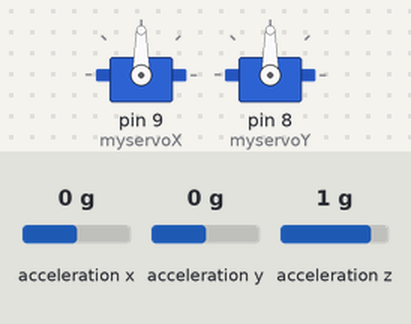
Bench run of a sketch on a simulated Arduino Uno, built with avr-gcc and run on an emulated ATmega328P. Parts: 2 × servo. The inputs (shaded band) are chosen by the test bench; at power-on: acceleration x 0 g, acceleration y 0 g, acceleration z 1 g.

Above: at 1.2 s.
1.3 s: acceleration x set to 0.8 g
At 3.0 s:
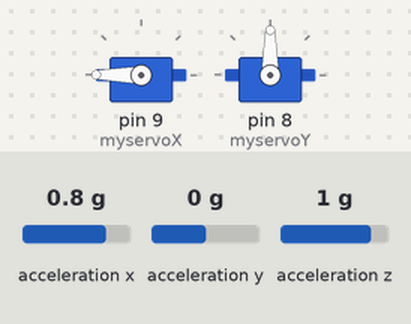
4.3 s: acceleration y set to 1.4 g
At 4.46 s:
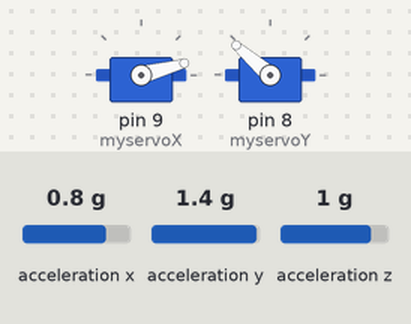
7.3 s: acceleration y set to 0 g
At 7.98 s:
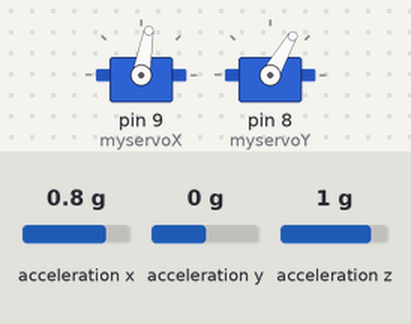
10.3 s: acceleration x set to -1.4 g
13.3 s: acceleration y set to -0.8 g
At 14.97 s:
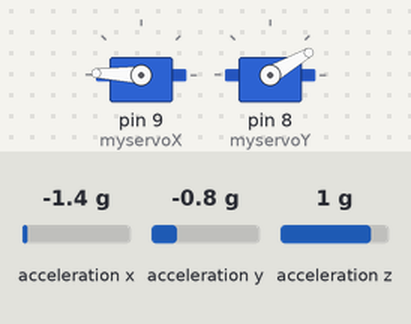
16.3 s: acceleration x set to 1.4 g
Timing chart, 0 to 22.1 s (numbered marks = the images above; inputs shaded):
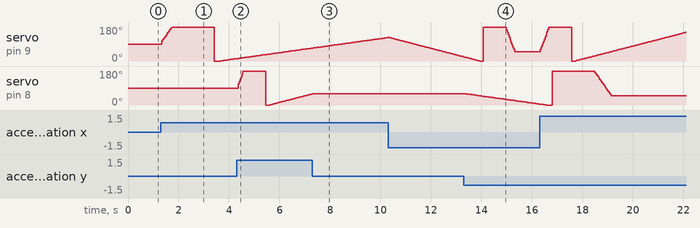

The sketch:

gyroplatform.ino
```cpp
#include <Wire.h>
#include <Servo.h>
#include <Adafruit_Sensor.h>
#include <Adafruit_ADXL345_U.h>

/* Assign a unique ID to this sensor at the same time */
Adafruit_ADXL345_Unified accel = Adafruit_ADXL345_Unified(12345);

Servo myservoX;
Servo myservoY;

int posx = 100;
int posy = 100;
float sumx = 0;
float sumy = 0;
float diffx = 0;
float diffy = 0;
const int MINX = 50;
const int MAXX = 150;
const int STEPX = 1;
const int MINY = 50;
const int MAXY = 150;
const int STEPY = 1;
const int DELAY = 5;
const int CYCLES = 5;
const float DEADZ = 0.5;
const float SETX = 0;
const float SETY = 0;

void setup()
{
  myservoX.attach(9);
  myservoY.attach(8);

  Serial.begin(9600);
  /* Initialise the sensor */
  if(!accel.begin())
  {
    /* There was a problem detecting the ADXL345 ... check your connections */
    Serial.println("Ooops, no ADXL345 detected ... Check your wiring!");
    while(1);
  }
  accel.setRange(ADXL345_RANGE_16_G);
}


void loop()
{
  /* Get a new sensor event */
  sensors_event_t event;
  accel.getEvent(&event);

  sumx = 0;
  sumy = 0;
  delay(10); // let servos stop
  for (int i = 0; i < CYCLES; i++) {
    delay(DELAY);
    sumx += event.acceleration.x;
    sumy += event.acceleration.y;
  }
  sumx =  sumx/CYCLES;
  sumy =  sumy/CYCLES;

  diffx = SETX - sumx;
  if (abs(diffx) > DEADZ) {
    posx -= int(diffx*1);
    if (posx < MINX) {
      posx = MINX;
    }
/*    if (posx > MAXX) {
      posx = MAXX;
    }*/
    myservoX.write(posx);
  }
  diffy = SETY - sumy;
  if (abs(diffy) > DEADZ) {
    posy -= int(diffy*1);
    if (posy < MINY) {
      posy = MINY;
    }
/*    if (posy > MAXY) {
      posy = MAXY;
    }*/
    myservoY.write(posy);
  }
//  Serial.print("acc x="); Serial.print(sumx); Serial.print(", pos x="); Serial.print(posx);
//  Serial.print(", acc y="); Serial.print(sumy); Serial.print(", pos y="); Serial.println(posy);

}
```

Measured:
- after the input at 7.3 s, servo on pin 8 (myservoY): goes on until 7.3 s, then stays 60°
- after the input at 13.3 s, servo on pin 8 (myservoY): moves from 60° to 5° over 2.9 s, starting after 0.08 s
